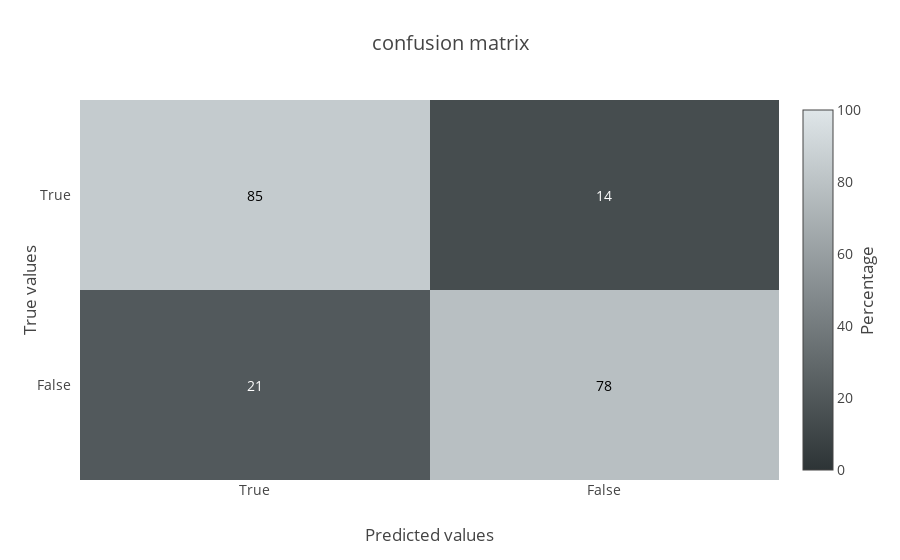

Here is the notebook cell this chart was saved with:
### Code cell
m = plot_confusion_matrix(y_true=y_train, y_pred=cv_predict)
py.iplot(m, filename='fatigue/confusion_matrix_train')

### Figure 1 — Plotly figure (JSON) as saved in the notebook; plotly's stock layout.template omitted (floating-point values rounded to 4 significant figures)
{"data": [{"colorbar": {"title": "Percentage", "titleside": "right"}, "colorscale": [[0, "#2d3436"], [1, "#dfe6e9"]], "showscale": true, "type": "heatmap", "x": ["True", "False"], "y": ["True", "False"], "z": [[85, 14], [21, 78]], "zmax": 100, "zmin": 0}], "layout": {"annotations": [{"font": {"color": "#000000"}, "showarrow": false, "text": "85", "x": "True", "xref": "x1", "y": "True", "yref": "y1"}, {"font": {"color": "#FFFFFF"}, "showarrow": false, "text": "14", "x": "False", "xref": "x1", "y": "True", "yref": "y1"}, {"font": {"color": "#FFFFFF"}, "showarrow": false, "text": "21", "x": "True", "xref": "x1", "y": "False", "yref": "y1"}, {"font": {"color": "#000000"}, "showarrow": false, "text": "78", "x": "False", "xref": "x1", "y": "False", "yref": "y1"}], "font": {"size": 14}, "hovermode": "closest", "title": "confusion matrix", "xaxis": {"dtick": 1, "gridcolor": "rgb(0, 0, 0)", "side": "bottom", "ticks": "", "title": "Predicted values"}, "yaxis": {"autorange": "reversed", "dtick": 1, "ticks": "", "ticksuffix": "  ", "title": "True values"}}}
